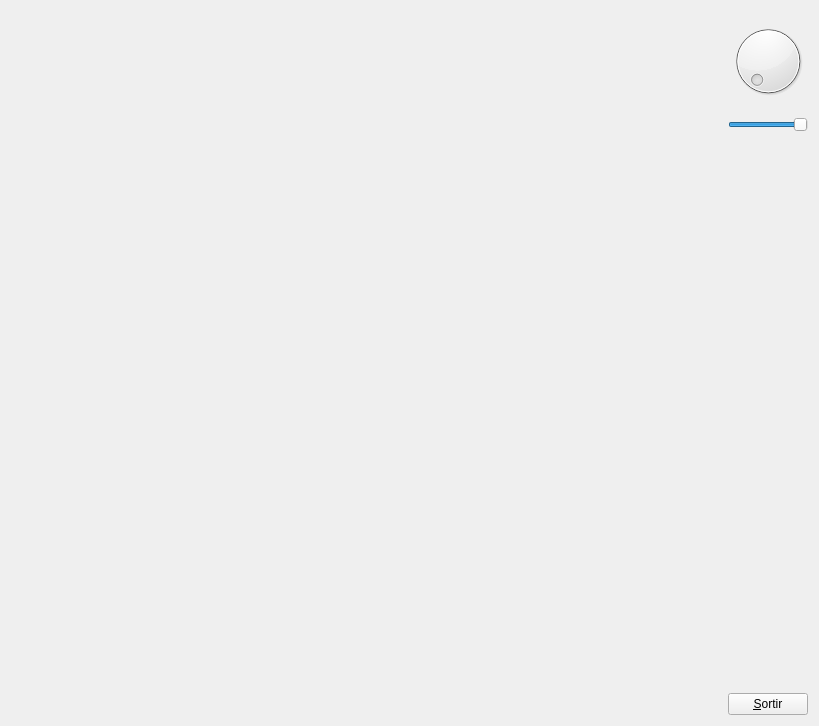
<?xml version="1.0" encoding="UTF-8"?>
<ui version="4.0">
 <class>MyForm</class>
 <widget class="QWidget" name="MyForm">
  <property name="geometry">
   <rect>
    <x>0</x>
    <y>0</y>
    <width>819</width>
    <height>726</height>
   </rect>
  </property>
  <property name="windowTitle">
   <string>Form</string>
  </property>
  <layout class="QHBoxLayout" name="horizontalLayout">
   <item>
    <widget class="MyGLWidget" name="widget" native="true">
     <property name="sizePolicy">
      <sizepolicy hsizetype="Expanding" vsizetype="Expanding">
       <horstretch>0</horstretch>
       <verstretch>0</verstretch>
      </sizepolicy>
     </property>
    </widget>
   </item>
   <item>
    <layout class="QVBoxLayout" name="verticalLayout">
     <item>
      <widget class="QDial" name="dial">
       <property name="maximum">
        <number>359</number>
       </property>
      </widget>
     </item>
     <item>
      <widget class="QSlider" name="horizontalSlider">
       <property name="sizePolicy">
        <sizepolicy hsizetype="Preferred" vsizetype="Fixed">
         <horstretch>0</horstretch>
         <verstretch>0</verstretch>
        </sizepolicy>
       </property>
       <property name="maximum">
        <number>100</number>
       </property>
       <property name="value">
        <number>100</number>
       </property>
       <property name="orientation">
        <enum>Qt::Horizontal</enum>
       </property>
      </widget>
     </item>
     <item>
      <spacer name="verticalSpacer">
       <property name="orientation">
        <enum>Qt::Vertical</enum>
       </property>
       <property name="sizeHint" stdset="0">
        <size>
         <width>20</width>
         <height>40</height>
        </size>
       </property>
      </spacer>
     </item>
     <item>
      <widget class="QPushButton" name="pushButton">
       <property name="sizePolicy">
        <sizepolicy hsizetype="Fixed" vsizetype="Fixed">
         <horstretch>0</horstretch>
         <verstretch>0</verstretch>
        </sizepolicy>
       </property>
       <property name="text">
        <string>&amp;Sortir</string>
       </property>
      </widget>
     </item>
    </layout>
   </item>
  </layout>
 </widget>
 <customwidgets>
  <customwidget>
   <class>MyGLWidget</class>
   <extends>QWidget</extends>
   <header>MyGLWidget.h</header>
   <container>1</container>
   <slots>
    <slot>nouAngleGir(int)</slot>
    <slot>propLlumVerda(int)</slot>
   </slots>
  </customwidget>
 </customwidgets>
 <resources/>
 <connections>
  <connection>
   <sender>pushButton</sender>
   <signal>clicked()</signal>
   <receiver>MyForm</receiver>
   <slot>close()</slot>
   <hints>
    <hint type="sourcelabel">
     <x>806</x>
     <y>713</y>
    </hint>
    <hint type="destinationlabel">
     <x>839</x>
     <y>529</y>
    </hint>
   </hints>
  </connection>
  <connection>
   <sender>dial</sender>
   <signal>valueChanged(int)</signal>
   <receiver>widget</receiver>
   <slot>nouAngleGir(int)</slot>
   <hints>
    <hint type="sourcelabel">
     <x>756</x>
     <y>101</y>
    </hint>
    <hint type="destinationlabel">
     <x>618</x>
     <y>93</y>
    </hint>
   </hints>
  </connection>
  <connection>
   <sender>horizontalSlider</sender>
   <signal>valueChanged(int)</signal>
   <receiver>widget</receiver>
   <slot>propLlumVerda(int)</slot>
   <hints>
    <hint type="sourcelabel">
     <x>754</x>
     <y>137</y>
    </hint>
    <hint type="destinationlabel">
     <x>668</x>
     <y>136</y>
    </hint>
   </hints>
  </connection>
 </connections>
</ui>
